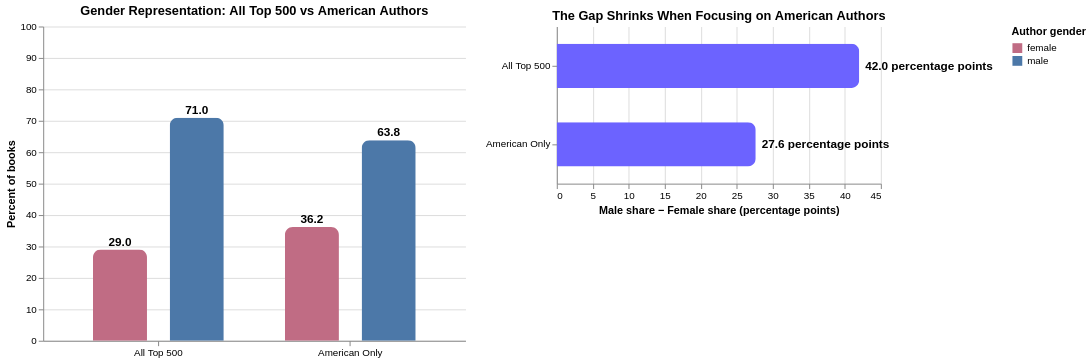

Notebook source saved alongside this figure:
### Markdown cell above
## 2. What changes appear when I focus only on American authors?

### Code cell
comparison_source = top_books[top_books["author_gender"].isin(["female", "male"])].copy()

overall_counts = (
    comparison_source
    .groupby("author_gender", as_index=False)
    .size()
    .rename(columns={"size": "count"})
)
overall_counts["group"] = "All Top 500"

us_counts = (
    comparison_source[comparison_source["is_us_author"]]
    .groupby("author_gender", as_index=False)
    .size()
    .rename(columns={"size": "count"})
)
us_counts["group"] = "American Only"

compare_counts = pd.concat([overall_counts, us_counts], ignore_index=True)

group_totals = (
    compare_counts
    .groupby("group", as_index=False)["count"]
    .sum()
    .rename(columns={"count": "group_total"})
)

compare_counts = compare_counts.merge(group_totals, on="group", how="left")
compare_counts["pct"] = 100 * compare_counts["count"] / compare_counts["group_total"]

gap_df = compare_counts.pivot(index="group", columns="author_gender", values="pct").reset_index()
gap_df["gap_pp"] = gap_df["male"] - gap_df["female"]
gap_df["label"] = gap_df["gap_pp"].round(1).astype(str) + " percentage points"

compare_chart = (
    alt.Chart(compare_counts)
    .mark_bar(cornerRadiusTopLeft=8, cornerRadiusTopRight=8, width=55)
    .encode(
        x=alt.X("group:N", title=None, axis=alt.Axis(labelAngle=0)),
        xOffset=alt.XOffset("author_gender:N"),
        y=alt.Y("pct:Q", title="Percent of books", scale=alt.Scale(domain=[0, 100])),
        color=alt.Color("author_gender:N", scale=color_scale, title="Author gender"),
        tooltip=[
            alt.Tooltip("group:N", title="Subset"),
            alt.Tooltip("author_gender:N", title="Gender"),
            alt.Tooltip("count:Q", title="Books"),
            alt.Tooltip("pct:Q", title="Percent", format=".1f")
        ]
    )
    .properties(
        title="Gender Representation: All Top 500 vs American Authors",
        width=430,
        height=320
    )
)

compare_labels = (
    alt.Chart(compare_counts)
    .mark_text(dy=-8, fontSize=12, fontWeight="bold")
    .encode(
        x=alt.X("group:N"),
        xOffset=alt.XOffset("author_gender:N"),
        y=alt.Y("pct:Q"),
        text=alt.Text("pct:Q", format=".1f")
    )
)

gap_chart = (
    alt.Chart(gap_df)
    .mark_bar(cornerRadiusEnd=8, size=45, color="#6C63FF")
    .encode(
        y=alt.Y("group:N", title=None),
        x=alt.X("gap_pp:Q", title="Male share − Female share (percentage points)"),
        tooltip=[
            alt.Tooltip("group:N", title="Subset"),
            alt.Tooltip("male:Q", title="Male %", format=".1f"),
            alt.Tooltip("female:Q", title="Female %", format=".1f"),
            alt.Tooltip("gap_pp:Q", title="Gap", format=".1f")
        ]
    )
    .properties(
        title="The Gap Shrinks When Focusing on American Authors",
        width=330,
        height=160
    )
)

gap_labels = (
    alt.Chart(gap_df)
    .mark_text(align="left", dx=6, fontSize=12, fontWeight="bold")
    .encode(
        y=alt.Y("group:N"),
        x=alt.X("gap_pp:Q"),
        text=alt.Text("label:N")
    )
)

final_comparison = alt.hconcat(
    compare_chart + compare_labels,
    gap_chart + gap_labels
).configure_view(stroke=None)

display(final_comparison)

### Figure 1 — Vega-Lite specification as saved in the notebook (floating-point values rounded to 4 significant figures)
{"config": {"view": {"continuousWidth": 300, "continuousHeight": 300, "stroke": null}}, "hconcat": [{"layer": [{"mark": {"type": "bar", "cornerRadiusTopLeft": 8, "cornerRadiusTopRight": 8, "width": 55}, "encoding": {"color": {"field": "author_gender", "scale": {"domain": ["female", "male"], "range": ["#C06C84", "#4C78A8"]}, "title": "Author gender", "type": "nominal"}, "tooltip": [{"field": "group", "title": "Subset", "type": "nominal"}, {"field": "author_gender", "title": "Gender", "type": "nominal"}, {"field": "count", "title": "Books", "type": "quantitative"}, {"field": "pct", "format": ".1f", "title": "Percent", "type": "quantitative"}], "x": {"axis": {"labelAngle": 0}, "field": "group", "title": null, "type": "nominal"}, "xOffset": {"field": "author_gender", "type": "nominal"}, "y": {"field": "pct", "scale": {"domain": [0, 100]}, "title": "Percent of books", "type": "quantitative"}}, "title": "Gender Representation: All Top 500 vs American Authors"}, {"mark": {"type": "text", "dy": -8, "fontSize": 12, "fontWeight": "bold"}, "encoding": {"text": {"field": "pct", "format": ".1f", "type": "quantitative"}, "x": {"field": "group", "type": "nominal"}, "xOffset": {"field": "author_gender", "type": "nominal"}, "y": {"field": "pct", "type": "quantitative"}}}], "data": {"name": "data-ee2d9a7326336f43c6f64c95403300ee"}, "height": 320, "width": 430}, {"layer": [{"mark": {"type": "bar", "color": "#6C63FF", "cornerRadiusEnd": 8, "size": 45}, "encoding": {"tooltip": [{"field": "group", "title": "Subset", "type": "nominal"}, {"field": "male", "format": ".1f", "title": "Male %", "type": "quantitative"}, {"field": "female", "format": ".1f", "title": "Female %", "type": "quantitative"}, {"field": "gap_pp", "format": ".1f", "title": "Gap", "type": "quantitative"}], "x": {"field": "gap_pp", "title": "Male share − Female share (percentage points)", "type": "quantitative"}, "y": {"field": "group", "title": null, "type": "nominal"}}, "title": "The Gap Shrinks When Focusing on American Authors"}, {"mark": {"type": "text", "align": "left", "dx": 6, "fontSize": 12, "fontWeight": "bold"}, "encoding": {"text": {"field": "label", "type": "nominal"}, "x": {"field": "gap_pp", "type": "quantitative"}, "y": {"field": "group", "type": "nominal"}}}], "data": {"name": "data-f608e6f4a2882b7f0e419784504d4d81"}, "height": 160, "width": 330}], "$schema": "https://vega.github.io/schema/vega-lite/v6.4.1.json", "datasets": {"data-ee2d9a7326336f43c6f64c95403300ee": [{"author_gender": "female", "count": 145, "group": "All Top 500", "group_total": 500, "pct": 29.0}, {"author_gender": "male", "count": 355, "group": "All Top 500", "group_total": 500, "pct": 71.0}, {"author_gender": "female", "count": 93, "group": "American Only", "group_total": 257, "pct": 36.19}, {"author_gender": "male", "count": 164, "group": "American Only", "group_total": 257, "pct": 63.81}], "data-f608e6f4a2882b7f0e419784504d4d81": [{"group": "All Top 500", "female": 29.0, "male": 71.0, "gap_pp": 42.0, "label": "42.0 percentage points"}, {"group": "American Only", "female": 36.19, "male": 63.81, "gap_pp": 27.63, "label": "27.6 percentage points"}]}}
